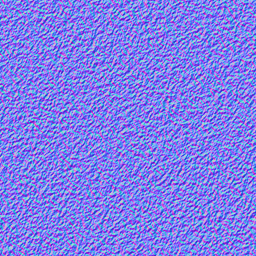
#> input picture tools/render/tex-normal-256.png, 256 x 256 px
$ python hue-to-brand.py tex-normal-256.png tex-screen-512.png 5
#> lines starting #> are read from the running program, lines starting #| are printed output that depends on the picture
#> in rotate, im is the input picture: PIL image 256x256 RGB; mean R, G, B 127, 127, 233.6
"""Ramène la teinte d'un visuel sur celle de la charte (#00CBBE), sans toucher ni à
la clarté ni à la saturation.

Pourquoi Oklch et non une rotation HSV ou le `hue-rotate` de CSS :
- `hue-rotate` (CSS/SVG) est une approximation linéaire en YIQ. Elle décale la
  luminance et désature les couleurs vives : sur un rendu sombre à halos, les traits
  lumineux se ternissent.
- Une rotation HSV garde S et V, mais V n'est pas la clarté perçue : du bleu et du
  cyan de même V ne se ressemblent pas en clarté, si bien que l'image s'éclaircit
  visiblement en passant de 226° à 174°.
En Oklch, L (clarté perçue) et C (chroma) sont conservés à l'identique et seul h
tourne : c'est exactement « la même image, une autre teinte ».

L'ANCRE EST LA LUMIÈRE, PAS LA MÉDIANE. Premier essai : rotation calée sur la teinte
médiane de tous les pixels colorés. Résultat mesuré juste (médiane sur la charte) et
visuellement faux — les anneaux lumineux du rendu Q-Bot étaient partis dans le vert.
La raison est dans les chiffres : sur ce visuel, la médiane est tirée à 208° par le
fond sombre alors que les anneaux, eux, étaient déjà à 193°, à 6° de la charte. Tourner
de −29° pour aligner la médiane les emmenait à 165°, soit du vert. Or c'est l'accent
lumineux que l'œil lit comme « la couleur de l'image », pas le fond.
L'ancre est donc la teinte des pixels les plus CLAIRS parmi les colorés (décile
supérieur de clarté, pondéré par le chroma) — la même grandeur que celle mesurée sur
les visuels déjà en place, où elle vaut 175 à 188°.

LA DISPERSION EST RESSERRÉE, PAS SEULEMENT TRANSLATÉE. Une translation conserve
l'étendue des teintes : sur le visuel bleu, 30° d'écart entre le fond et les anneaux
restaient 30° après coup, ce qui envoie forcément l'un des deux hors du teal. Les
écarts à l'ancre sont donc multipliés par 0,6, ce qui ramène l'étendue au niveau de
celle des visuels du site (une dizaine de degrés) sans aplatir l'image en une seule
teinte. C'est la seule opération de ce script qui ne soit pas une isométrie, et elle
est assumée : ces deux visuels sont monochromes teal-sur-noir, la variété de teinte
n'y porte aucune information.

Hors gamme : une rotation à L et C constants peut sortir du sRGB. Les pixels
concernés voient leur chroma réduit par recherche dichotomique jusqu'à rentrer, ce
qui préserve la teinte obtenue et la clarté — un simple écrêtage, lui, aurait
retourné une teinte fausse là où ça déborde.
"""
import sys, os
import numpy as np
from PIL import Image

# Accelerate (le BLAS d'Apple, celui que numpy utilise ici) laisse traîner des
# drapeaux de virgule flottante sur les voies de remplissage de ses boucles
# vectorisées : chaque `@` remonte alors « divide by zero / overflow / invalid »
# alors que rien n'est faux. Vérifié : l'entrée est finie, la sortie est finie, et le
# même produit calculé par einsum — qui ne passe pas par BLAS — donne le même
# résultat à 1,1e-16. On coupe donc l'avertissement plutôt que de le laisser faire
# douter d'un calcul juste.
np.seterr(all="ignore")

M1 = np.array([[0.4122214708, 0.5363325363, 0.0514459929],
               [0.2119034982, 0.6806995451, 0.1073969566],
               [0.0883024619, 0.2817188376, 0.6299787005]])
M2 = np.array([[0.2104542553, 0.7936177850, -0.0040720468],
               [1.9779984951, -2.4285922050, 0.4505937099],
               [0.0259040371, 0.7827717662, -0.8086757660]])
M2i = np.linalg.inv(M2)
M1i = np.linalg.inv(M1)

def srgb_to_lin(c):
    return np.where(c > 0.04045, ((c + 0.055) / 1.055) ** 2.4, c / 12.92)

def lin_to_srgb(c):
    # Le clip est INDISPENSABLE ici (puissance fractionnaire d'un négatif = NaN) mais
    # il ne doit jamais servir de test de gamme : c'est lui qui, en ramenant un canal
    # négatif à zéro, désature silencieusement une couleur hors gamme. Tout contrôle
    # de gamme se fait donc sur le linéaire NON écrêté, cf. `to_linear`.
    c = np.clip(c, 0, None)
    return np.where(c > 0.0031308, 1.055 * c ** (1 / 2.4) - 0.055, 12.92 * c)

def to_oklab(rgb):                      # rgb sRGB dans [0,1], (...,3)
    lms = srgb_to_lin(rgb) @ M1.T
    return np.cbrt(lms) @ M2.T

def to_linear(lab):
    """Linéaire sRGB NON écrêté — la seule forme sur laquelle un test de gamme a du sens."""
    return (lab @ M2i.T) ** 3 @ M1i.T


def from_oklab(lab):
    return lin_to_srgb(to_linear(lab))

def oklch(rgb):
    lab = to_oklab(rgb)
    L, a, b = lab[..., 0], lab[..., 1], lab[..., 2]
    return L, np.hypot(a, b), np.degrees(np.arctan2(b, a)) % 360

def _lab(L, C, h):
    hr = np.radians(h)
    return np.stack([L, C * np.cos(hr), C * np.sin(hr)], -1)


def from_oklch(L, C, h):
    return from_oklab(_lab(L, C, h))


def in_gamut(L, C, h, eps=1e-4):
    lin = to_linear(_lab(L, C, h))
    return (lin.min(-1) >= -eps) & (lin.max(-1) <= 1 + eps)

BRAND = np.array([0x00, 0xCB, 0xBE]) / 255.0

def anchor_hue(L, C, h, l_pct=90, c_min=0.03):
    """Teinte de l'accent lumineux : médiane circulaire pondérée par le chroma sur le
       décile le plus clair des pixels colorés."""
#> called with l_pct = 90, c_min = 0.03
    m = C > c_min
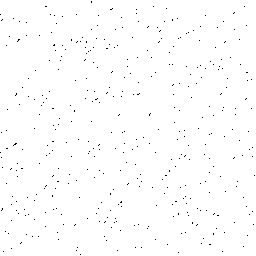
#> m: shape (256, 256) bool; 99.3% white; black in thin lines or dots
    if m.sum() < 100:
        return None
    ll, cc, hh = L[m], C[m], h[m]
    keep = ll >= np.percentile(ll, l_pct)
    hh, cc = hh[keep], cc[keep]
#> hh = 6509 values, max 359.6 at index 6413, min 123.3 at index 350, mean 232.6; cc = 6509 values, max 0.134 at index 2153, min 0.03 at index 1148, mean 0.0737
    ang = np.radians(hh)
#> ang = 6509 values, max 6.28 at index 6413, min 2.15 at index 350, mean 4.06
    ref = np.degrees(np.arctan2((np.sin(ang) * cc).sum(), (np.cos(ang) * cc).sum())) % 360
#> ref = 222.6
    dev = (hh - ref + 180) % 360 - 180
#> dev = 6509 values, max 137 at index 6413, min -99.27 at index 350, mean 10.07
    o = np.argsort(dev)
#> o = 6509 values, max 6508 at index 4409, min 0 at index 5246, mean 3254
    cw = np.cumsum(cc[o]) / cc.sum()
#> cw = 6509 values from 7.34e-05 to 1
    return (ref + dev[o][np.searchsorted(cw, 0.5)]) % 360


def rotate(path, out, width=None, quality=90, target=None, spread=0.6, report=True):
    im = Image.open(path).convert("RGB")
    rgb = np.asarray(im).astype(np.float64) / 255.0
    L, C, h = oklch(rgb)
    _, bC, bh = oklch(BRAND[None, None, :])
    goal = float(target if target is not None else bh[0, 0])
    ref = anchor_hue(L, C, h)
#> ref = 215.1
    dev = (h - ref + 180) % 360 - 180          # écart signé à l'ancre
    h2 = (goal + spread * dev) % 360
    # Remise en gamme par réduction de chroma à clarté et teinte constantes — la
    # méthode de CSS Color 4. Elle doit être PILOTÉE : premier jet, le test de gamme
    # portait sur le sRGB déjà écrêté, donc ne voyait jamais un canal négatif. Les
    # aplats vifs passaient alors par l'écrêtage muet du canal rouge et perdaient les
    # deux tiers de leur chroma — mesuré sur la pastille du visuel produits, C
    # 0,180 → 0,069, un teal éteint là où la gamme sRGB en autorisait bien plus. Le
    # bleu très saturé et sombre n'a pas d'équivalent teal aussi chromatique (la
    # gamme est nettement plus étroite du côté cyan), il y a donc forcément une
    # perte : autant qu'elle soit la plus petite possible et non le fruit d'un clip.
    ok = in_gamut(L, C, h2)
#> in in_gamut, `return (lin.min(-1) >= -eps) & (lin.max(-1) <= 1 + eps)`:
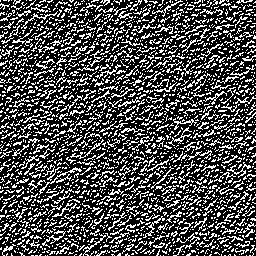
#> returned value: shape (256, 256) bool; 29.9% white in thin lines or dots
    n_bad = int((~ok).sum())
#> n_bad = 45935
    if n_bad:
        lo = np.zeros(C.shape); hi = np.ones(C.shape)
        for _ in range(16):
            mid = (lo + hi) / 2
            good = in_gamut(L, C * mid, h2)
            lo = np.where(good, mid, lo); hi = np.where(good, hi, mid)
#> this loop made 16 passes
#> pass 1, in in_gamut (call 2), `lin = to_linear(_lab(L, C, h))`:
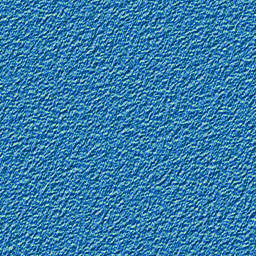
#> lin: shape (256, 256, 3) float64; mean of channels 0, 1, 2 0.131, 0.351, 0.489; drawn with min black and max white
#> after the loop:
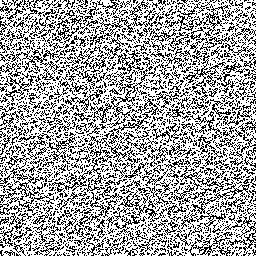
#> good: shape (256, 256) bool; 64.9% white; black in thin lines or dots
#> after the loop:
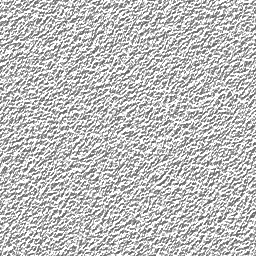
#> hi: shape (256, 256) float64; min 0.361, max 1, mean 0.754
        C = C * np.where(ok, 1.0, lo)
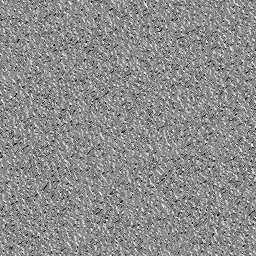
#> C: shape (256, 256) float64; min 0.00222, max 0.209, mean 0.117; drawn with min black and max white
    out_rgb = from_oklch(L, C, h2)
#> in lin_to_srgb, `return np.where(c > 0.0031308, 1.055 * c ** (1 / 2.4) - 0.055, 12.92 *..`:
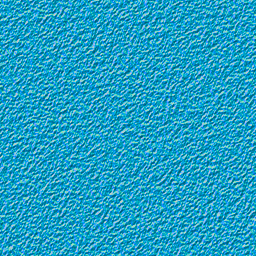
#> returned value: shape (256, 256, 3) float64; mean of channels 0, 1, 2 0.129, 0.627, 0.774; drawn as R, G, B
    out_rgb = np.clip(out_rgb, 0, 1)
    res = Image.fromarray((out_rgb * 255 + 0.5).astype(np.uint8))
    if width and width != res.width:
        res = res.resize((width, round(res.height * width / res.width)), Image.LANCZOS)
    for q in (quality, quality - 2, quality - 4, quality - 6, quality - 8):
        res.save(out, "JPEG", quality=q, optimize=True, progressive=True, subsampling=0)
        if os.path.getsize(out) <= 190 * 1024:
            break
    if report:
        a2 = np.asarray(Image.open(out).convert("RGB")).astype(np.float64) / 255.0
        L2, C2, h3 = oklch(a2)
#> L2 = [[0.66, 0.657, 0.657, 0.657, 0.657], [0.66, 0.657, 0.657, 0.657, 0.66], [0.66, 0.657, 0.657, 0.657, 0.66], [0.66, 0.657, 0.657, 0.657, 0.66], [0.66, 0.657, 0.657, 0.657, 0.66]]; C2 = [[0.116, 0.116, 0.116, 0.116, 0.116], [0.116, 0.116, 0.116, 0.116, 0.116], [0.116, 0.116, 0.116, 0.116, 0.116], [0.116, 0.116, 0.116, 0.116, 0.116], [0.116, 0.116, 0.116, 0.116, 0.116]]; h3 = [[223.3, 223.4, 223.4, 223.4, 223.4], [223.3, 223.4, 223.4, 223.4, 223.3], [223.3, 223.4, 223.4, 223.4, 223.3], [223.3, 223.4, 223.4, 223.4, 223.3], [223.3, 223.4, 223.4, 223.4, 223.3]]
        m2 = C2 > 0.03
#> m2 = [[True, True, True, True, True], [True, True, True, True, True], [True, True, True, True, True], [True, True, True, True, True], [True, True, True, True, True]]
        w = (C2 * L2)[m2]; hs = h3[m2]
#> after `w = (C2 * L2)[m2]`: w = 25 values, max 0.0766 at index 0, min 0.0762 at index 1, mean 0.0763
#> after `hs = h3[m2]`: hs = 25 values, max 223.4 at index 1, min 223.3 at index 0, mean 223.3
        o = np.argsort(hs); cw = np.cumsum(w[o]) / w.sum()
#> after `o = np.argsort(hs)`: o = 25 values, max 24 at index 7, min 0 at index 0, mean 12
#> after `cw = np.cumsum(w[o]) / w.sum()`: cw = 25 values from 0.0402 to 1
        p = lambda x: hs[o][np.searchsorted(cw, x)]
        print(f"  {os.path.basename(out):24s} accent {ref:6.1f}° → {anchor_hue(L2, C2, h3):6.1f}°"
              f" (cible {goal:.1f}°)  étendue p10-p90 {p(.1):.0f}→{p(.9):.0f}°"
              f" | remis en gamme {100*n_bad/ok.size:.2f} % | {res.width}×{res.height} q{q}"
              f" {os.path.getsize(out)//1024} Ko")
    return ref

if __name__ == "__main__":
#> (the run stopped early here; a loop or call above may not have finished)
